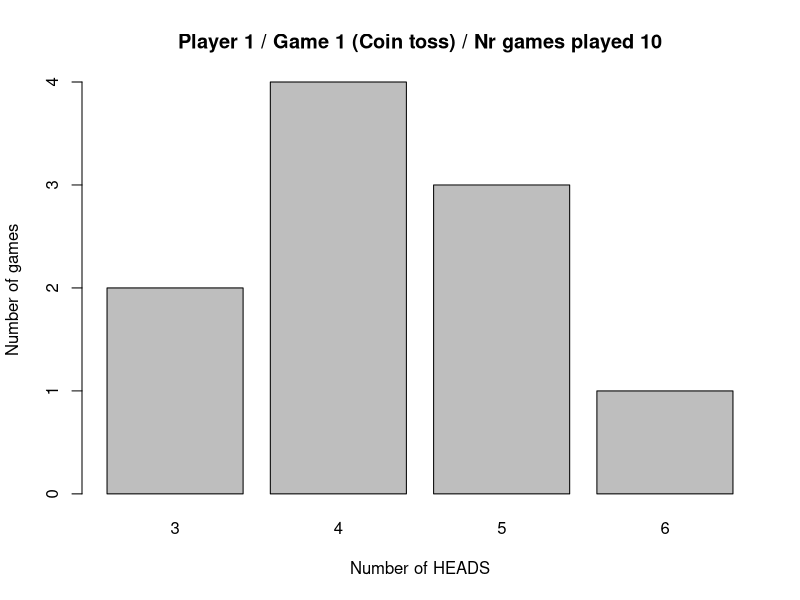
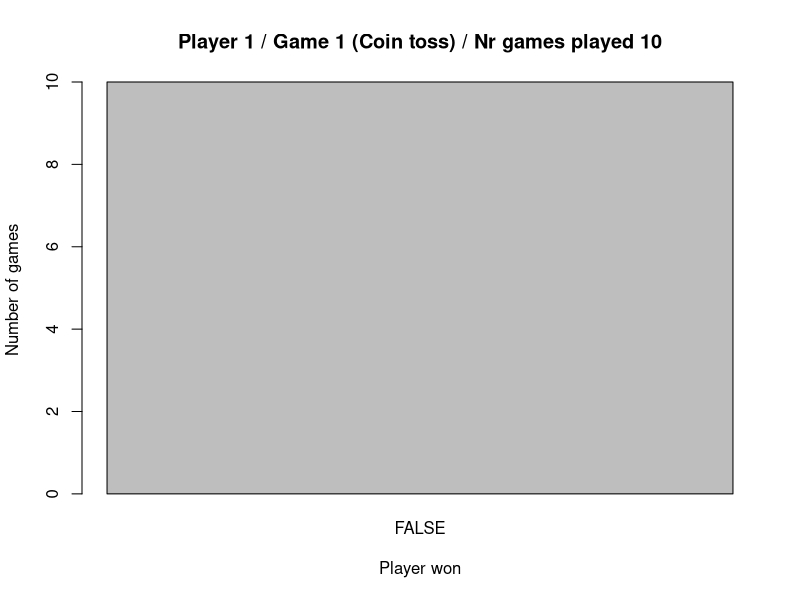
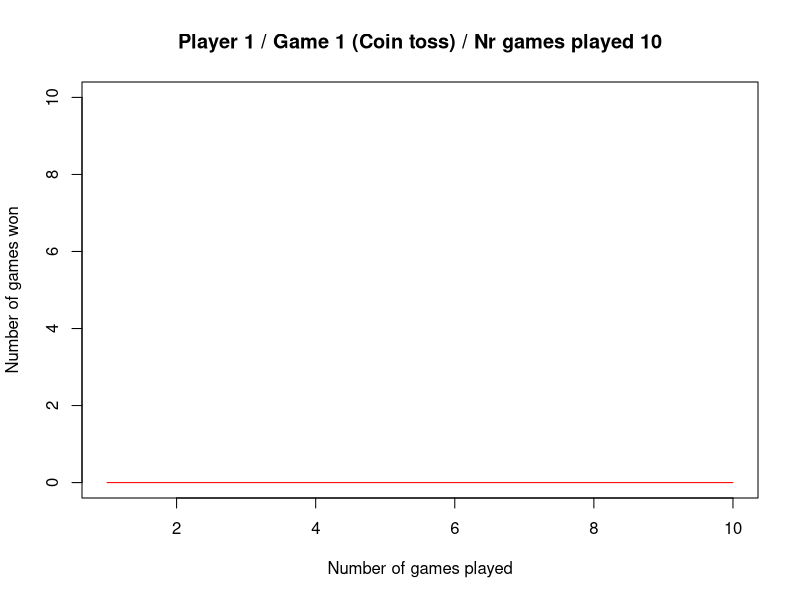
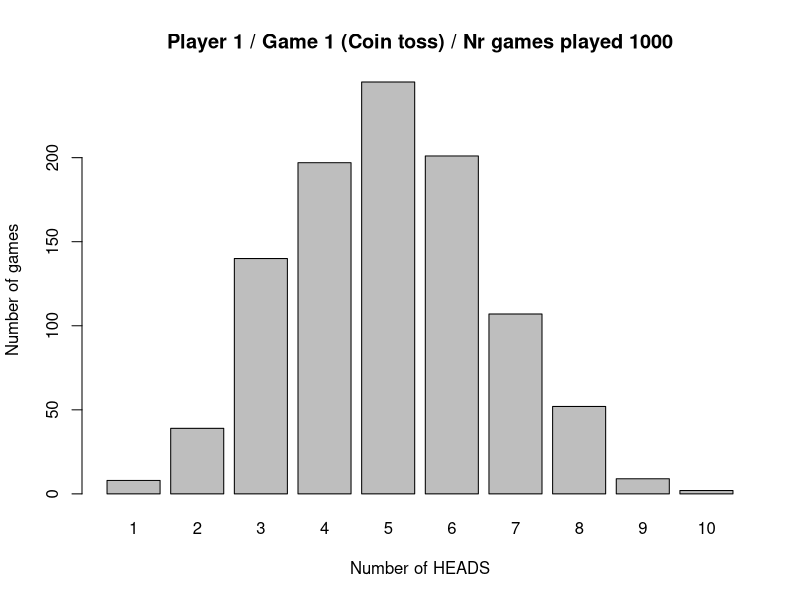
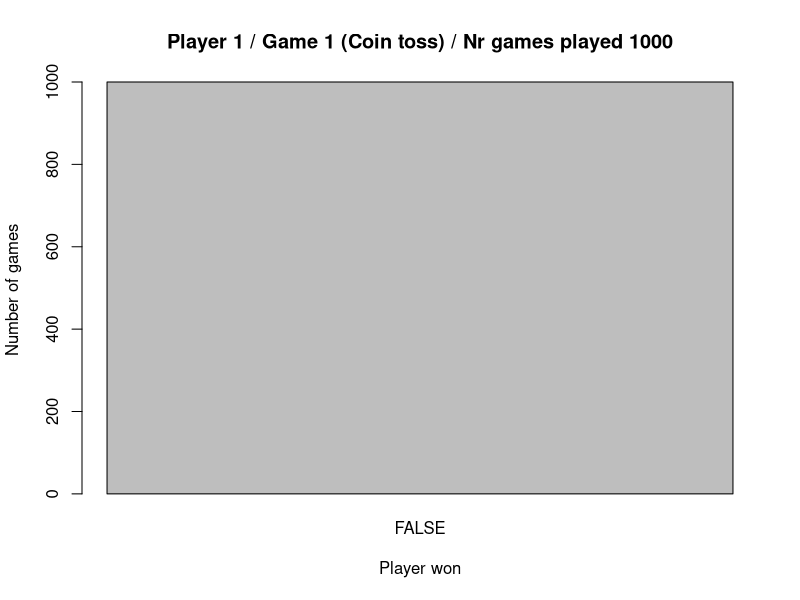
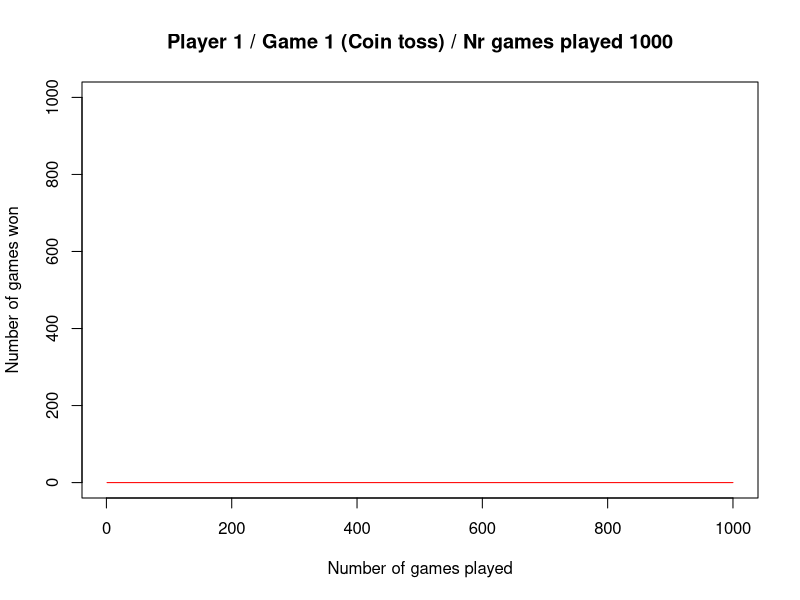
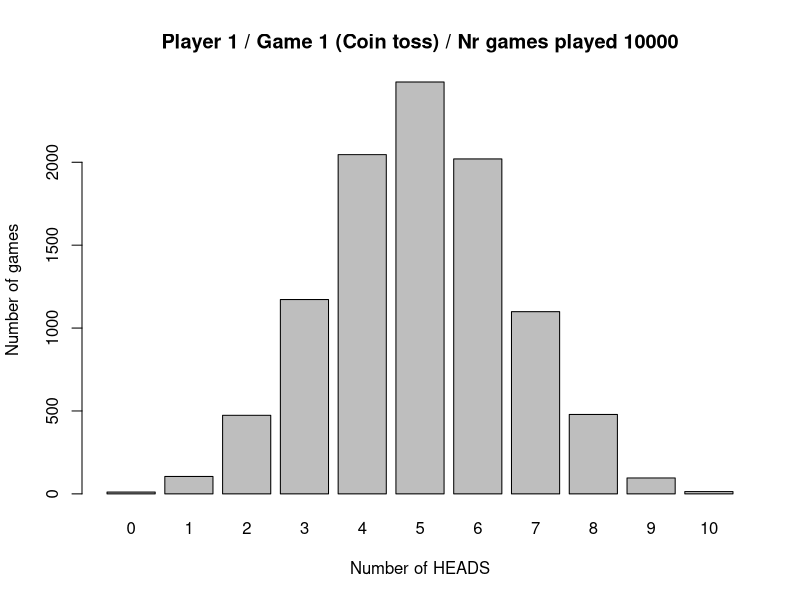
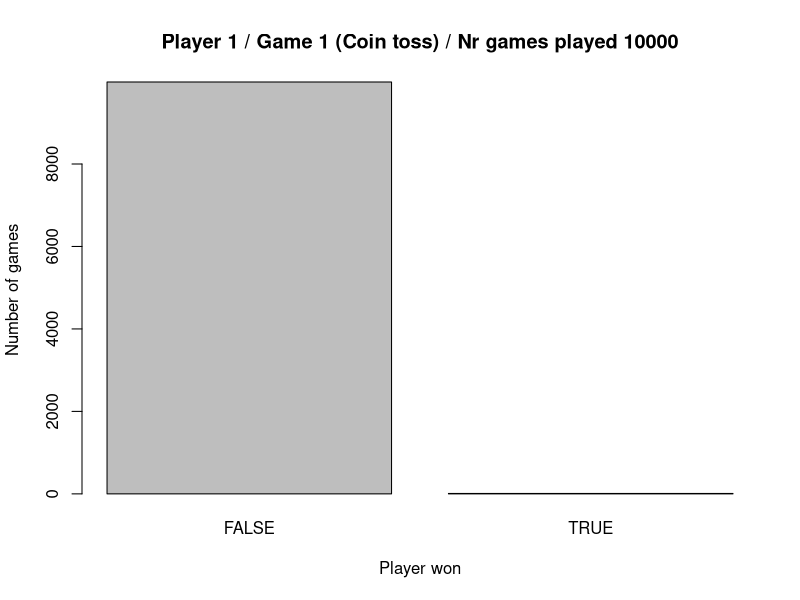

Generate these figures, in order, with R:
# Virtual Monte Carlo Simulation

# author: Marko Intihar

rm(list = ls())
graphics.off()


# 1) The basic construct

# 1.1) Game: Toss 1 coin multiple times

# Toss a coin
coin_toss <- function(nr_tosses = 5){
  tosses <- sample(x = c(0,1),      # outcomes: 0 - tails  1 - heads
                   size = nr_tosses, 
                   replace = T) 
  return(tosses)
}

# Generate games of tossing a coin
game_coin_toss <- function(nr_coin_tosses = 5, nr_games_played, prediction){
  games <- replicate(n = nr_games_played, # generate multiple games
                     expr = coin_toss(nr_tosses = nr_coin_tosses))
  games <- t(games)  # transpose matrix row - game | column - toss inside one game
  heads_landed <- rowSums(games) # calculate number of times coin head landed during each game
  game_results <- data.frame(game_id = 1:nr_games_played, # data frame of game results
                             nr_HEADS = heads_landed,
                             prediction = prediction)
  game_results$player_won <- game_results$nr_HEADS == game_results$prediction
  return(game_results)
}


# 1.2) Game: Throw dice single time
dice_throw <- function(nr_throws = 1){
  throw <- sample(x = c(1,2,3,4,5,6), # outcomes: 1,2,3,4,5,6
                  size = nr_throws, 
                  replace = T)
  return(throw)
}

# Generate games of throwing one dice
game_dice_throw <- function(nr_throws = 1, nr_games_played, prediction){
  games <- replicate(n = nr_games_played, # generate multiple games
                     expr = dice_throw(nr_throws = nr_throws))
  game_results <- data.frame(game_id = 1:nr_games_played, # data frame of game results
                             number_landed = games,
                             prediction = prediction)
  game_results$player_won <- game_results$number_landed == game_results$prediction
  return(game_results)
}


# 1.3) Game: Throw two dices one time
two_dice_throw <- function(nr_throws = 1){
  throws <- dice_throw(2) # simulate each dice throw
  sum_of_numbers <- sum(throws) # calculate sum of numbers landed on both dices 
  return(sum_of_numbers)
}

# Generate games of throwing two dices
game_two_dice_throw <- function(nr_throws = 1, nr_games_played, prediction){
  games <- replicate(n = nr_games_played, # generate multiple games
                     expr = two_dice_throw(nr_throws = nr_throws))
  game_results <- data.frame(game_id = 1:nr_games_played, # data frame of game results
                             sum_numbers = games,
                             prediction = prediction)
  game_results$player_won <- game_results$sum_numbers == game_results$prediction
  return(game_results)
}


# 1.4) Roulette

# Create table for roulette results (conversion table)
table_roulette_numbers <- data.frame(number = 0:36,
                                     color = c("green",
                                               "red", "black", "red", "black", "red", "black", "red", "black",
                                               "red", "black", "black", "red", "black", "red", "black", "red",
                                               "black", "red", "red", "black", "red", "black", "red", "black",
                                               "red", "black", "red", "black", "black", "red", "black", "red",
                                               "black", "red", "black","red"),
                                     even_odd = c("/", rep(c("O", "E"), 18)),
                                     third = c("/", rep("1st",12), rep("2nd", 12), rep("3rd", 12)),
                                     low_high = c("/", rep("low", 18), rep("high", 18)))

# Convert factors to characters
table_roulette_numbers$color <- as.character(table_roulette_numbers$color)
table_roulette_numbers$even_odd <- as.character(table_roulette_numbers$even_odd)
table_roulette_numbers$third <- as.character(table_roulette_numbers$third)
table_roulette_numbers$low_high <- as.character(table_roulette_numbers$low_high)


# Game: spin metal ball inside roulette game
roulette <- function(table = table_roulette_numbers){
  number_spin <- sample(x = 0:36, size = 1, replace = T) # spinned number in roulette
  result <- table[number_spin + 1,] # result of the roulette game - all strategies of the game
  return(result)
}

# Generate games of playing roulette
game_roulette <- function(nr_games_played, prediction_strategy, prediction){
  
  # create an empty data frame
  game_results <- data.frame(game_id = 1:nr_games_played, # data frame of game results
                             prediction_strategy = prediction_strategy,
                             prediction = prediction,
                             number = rep(NA, nr_games_played),
                             color = rep(NA, nr_games_played),
                             even_odd = rep(NA, nr_games_played),
                             third = rep(NA, nr_games_played),
                             low_high = rep(NA, nr_games_played))
  
  # generate games using for loop
  for(i in 1:nr_games_played){
    game_results[i,c("number", "color", "even_odd", "third", "low_high")] <- roulette() # save game result to data frame
  }
  
  # calculate predictionion result
  game_results$player_won <- game_results[, prediction_strategy] == game_results$prediction
  return(game_results)
}


# 2) The simulation procedure & visualization results

set.seed(123) # set seed - so you will have repeatable results

# 2.1) Game simulation

# Player 1
player_1_game_1_10_runs   <- game_coin_toss(nr_coin_tosses = 10, nr_games_played = 10, prediction = 0)
player_1_game_1_1k_runs   <- game_coin_toss(nr_coin_tosses = 10, nr_games_played = 1000, prediction = 0)
player_1_game_1_10k_runs  <- game_coin_toss(nr_coin_tosses = 10, nr_games_played = 10000, prediction = 0)

player_1_game_2_10_runs   <- game_dice_throw(nr_throws = 1, nr_games_played = 10, prediction = 2)
player_1_game_2_1k_runs   <- game_dice_throw(nr_throws = 1, nr_games_played = 1000, prediction = 2)
player_1_game_2_10k_runs  <- game_dice_throw(nr_throws = 1, nr_games_played = 10000, prediction = 2)

player_1_game_3_10_runs   <- game_two_dice_throw(nr_throws = 1, nr_games_played = 10, prediction = 4)
player_1_game_3_1k_runs   <- game_two_dice_throw(nr_throws = 1, nr_games_played = 1000, prediction = 4)
player_1_game_3_10k_runs  <- game_two_dice_throw(nr_throws = 1, nr_games_played = 10000, prediction = 4)

player_1_game_4_10_runs   <- game_roulette(nr_games_played = 10, prediction_strategy = "number", prediction = 0)
player_1_game_4_1k_runs   <- game_roulette(nr_games_played = 1000, prediction_strategy = "number", prediction = 0) 
player_1_game_4_10k_runs  <- game_roulette(nr_games_played = 10000, prediction_strategy = "number", prediction = 0) 


# Player 2
player_2_game_1_10_runs   <- game_coin_toss(nr_coin_tosses = 10, nr_games_played = 10, prediction = 2)
player_2_game_1_1k_runs   <- game_coin_toss(nr_coin_tosses = 10, nr_games_played = 1000, prediction = 2)
player_2_game_1_10k_runs  <- game_coin_toss(nr_coin_tosses = 10, nr_games_played = 10000, prediction = 2)

player_2_game_2_10_runs   <- game_dice_throw(nr_throws = 1, nr_games_played = 10, prediction = 1)
player_2_game_2_1k_runs   <- game_dice_throw(nr_throws = 1, nr_games_played = 1000, prediction = 1)
player_2_game_2_10k_runs  <- game_dice_throw(nr_throws = 1, nr_games_played = 10000, prediction = 1)

player_2_game_3_10_runs   <- game_two_dice_throw(nr_throws = 1, nr_games_played = 10, prediction = 7)
player_2_game_3_1k_runs   <- game_two_dice_throw(nr_throws = 1, nr_games_played = 1000, prediction = 7)
player_2_game_3_10k_runs  <- game_two_dice_throw(nr_throws = 1, nr_games_played = 10000, prediction = 7)

player_2_game_4_10_runs   <- game_roulette(nr_games_played = 10, prediction_strategy = "color", prediction = "red")
player_2_game_4_1k_runs   <- game_roulette(nr_games_played = 1000, prediction_strategy = "color", prediction = "red") 
player_2_game_4_10k_runs  <- game_roulette(nr_games_played = 10000, prediction_strategy = "color", prediction = "red") 


# Player 3
player_3_game_1_10_runs   <- game_coin_toss(nr_coin_tosses = 10, nr_games_played = 10, prediction = 5)
player_3_game_1_1k_runs   <- game_coin_toss(nr_coin_tosses = 10, nr_games_played = 1000, prediction = 5)
player_3_game_1_10k_runs  <- game_coin_toss(nr_coin_tosses = 10, nr_games_played = 10000, prediction = 5)

player_3_game_2_10_runs   <- game_dice_throw(nr_throws = 1, nr_games_played = 10, prediction = 4)
player_3_game_2_1k_runs   <- game_dice_throw(nr_throws = 1, nr_games_played = 1000, prediction = 4)
player_3_game_2_10k_runs  <- game_dice_throw(nr_throws = 1, nr_games_played = 10000, prediction = 4)

player_3_game_3_10_runs   <- game_two_dice_throw(nr_throws = 1, nr_games_played = 10, prediction = 9)
player_3_game_3_1k_runs   <- game_two_dice_throw(nr_throws = 1, nr_games_played = 1000, prediction = 9)
player_3_game_3_10k_runs  <- game_two_dice_throw(nr_throws = 1, nr_games_played = 10000, prediction = 9)

player_3_game_4_10_runs   <- game_roulette(nr_games_played = 10, prediction_strategy = "even_odd", prediction = "E")
player_3_game_4_1k_runs   <- game_roulette(nr_games_played = 1000, prediction_strategy = "even_odd", prediction = "E") 
player_3_game_4_10k_runs  <- game_roulette(nr_games_played = 10000, prediction_strategy = "even_odd", prediction = "E") 


# Player 4
player_4_game_1_10_runs   <- game_coin_toss(nr_coin_tosses = 10, nr_games_played = 10, prediction = 7)
player_4_game_1_1k_runs   <- game_coin_toss(nr_coin_tosses = 10, nr_games_played = 1000, prediction = 7)
player_4_game_1_10k_runs  <- game_coin_toss(nr_coin_tosses = 10, nr_games_played = 10000, prediction = 7)

player_4_game_2_10_runs   <- game_dice_throw(nr_throws = 1, nr_games_played = 10, prediction = 6)
player_4_game_2_1k_runs   <- game_dice_throw(nr_throws = 1, nr_games_played = 1000, prediction = 6)
player_4_game_2_10k_runs  <- game_dice_throw(nr_throws = 1, nr_games_played = 10000, prediction = 6)

player_4_game_3_10_runs   <- game_two_dice_throw(nr_throws = 1, nr_games_played = 10, prediction = 10)
player_4_game_3_1k_runs   <- game_two_dice_throw(nr_throws = 1, nr_games_played = 1000, prediction = 10)
player_4_game_3_10k_runs  <- game_two_dice_throw(nr_throws = 1, nr_games_played = 10000, prediction = 10)

player_4_game_4_10_runs   <- game_roulette(nr_games_played = 10, prediction_strategy = "third", prediction = "3rd")
player_4_game_4_1k_runs   <- game_roulette(nr_games_played = 1000, prediction_strategy = "third", prediction = "3rd") 
player_4_game_4_10k_runs  <- game_roulette(nr_games_played = 10000, prediction_strategy = "third", prediction = "3rd") 


# Player 5
player_5_game_1_10_runs   <- game_coin_toss(nr_coin_tosses = 10, nr_games_played = 10, prediction = 9)
player_5_game_1_1k_runs   <- game_coin_toss(nr_coin_tosses = 10, nr_games_played = 1000, prediction = 9)
player_5_game_1_10k_runs  <- game_coin_toss(nr_coin_tosses = 10, nr_games_played = 10000, prediction = 9)

player_5_game_2_10_runs   <- game_dice_throw(nr_throws = 1, nr_games_played = 10, prediction = 3)
player_5_game_2_1k_runs   <- game_dice_throw(nr_throws = 1, nr_games_played = 1000, prediction = 3)
player_5_game_2_10k_runs  <- game_dice_throw(nr_throws = 1, nr_games_played = 10000, prediction = 3)

player_5_game_3_10_runs   <- game_two_dice_throw(nr_throws = 1, nr_games_played = 10, prediction = 12)
player_5_game_3_1k_runs   <- game_two_dice_throw(nr_throws = 1, nr_games_played = 1000, prediction = 12)
player_5_game_3_10k_runs  <- game_two_dice_throw(nr_throws = 1, nr_games_played = 10000, prediction = 12)

player_5_game_4_10_runs   <- game_roulette(nr_games_played = 10, prediction_strategy = "low_high", prediction = "high")
player_5_game_4_1k_runs   <- game_roulette(nr_games_played = 1000, prediction_strategy = "low_high", prediction = "high") 
player_5_game_4_10k_runs  <- game_roulette(nr_games_played = 10000, prediction_strategy = "low_high", prediction = "high") 


# Visualization of results

# Function for creating plots
visualize_results <- function(game_result, player, game_name, outcome_var, outcome_name){
  
  barplot(table(game_result[,outcome_var]),
          main = paste("Player ", player, " / ", game_name, " / Nr games played ", nrow(game_result), sep = ""),
          xlab = outcome_name,
          ylab = "Number of games")
  
  barplot(table(game_result$player_won),
          main = paste("Player ", player, " / ", game_name, " / Nr games played ", nrow(game_result), sep = ""),
          xlab = "Player won",
          ylab = "Number of games")
  
  plot(x = game_result$game_id,
       y = cumsum(game_result$player_won),
       type ="l",
       col = "red",
       main = paste("Player ", player, " / ", game_name, " / Nr games played ", nrow(game_result), sep = ""),
       xlab = "Number of games played",
       ylab = "Number of games won", 
       ylim = c(0, max(game_result$game_id)))
}


# Player 1
visualize_results(game_result = player_1_game_1_10_runs,  player = 1, game_name = "Game 1 (Coin toss)", outcome_var = "nr_HEADS", outcome_name = "Number of HEADS")
visualize_results(game_result = player_1_game_1_1k_runs,  player = 1, game_name = "Game 1 (Coin toss)", outcome_var = "nr_HEADS", outcome_name = "Number of HEADS")
visualize_results(game_result = player_1_game_1_10k_runs, player = 1, game_name = "Game 1 (Coin toss)", outcome_var = "nr_HEADS", outcome_name = "Number of HEADS")

visualize_results(game_result = player_1_game_2_10_runs,  player = 1, game_name = "Game 2 (Dice throw)", outcome_var = "number_landed", outcome_name = "Number landed")
visualize_results(game_result = player_1_game_2_1k_runs,  player = 1, game_name = "Game 2 (Dice throw)", outcome_var = "number_landed", outcome_name = "Number landed")
visualize_results(game_result = player_1_game_2_10k_runs, player = 1, game_name = "Game 2 (Dice throw)", outcome_var = "number_landed", outcome_name = "Number landed")

visualize_results(game_result = player_1_game_3_10_runs,  player = 1, game_name = "Game 3 (Two dice throw)", outcome_var = "sum_numbers", outcome_name = "Total numbers landed")
visualize_results(game_result = player_1_game_3_1k_runs,  player = 1, game_name = "Game 3 (Two dice throw)", outcome_var = "sum_numbers", outcome_name = "Total numbers landed")
visualize_results(game_result = player_1_game_3_10k_runs, player = 1, game_name = "Game 3 (Two dice throw)", outcome_var = "sum_numbers", outcome_name = "Total numbers landed")

visualize_results(game_result = player_1_game_4_10_runs,  player = 1, game_name = "Game 4 (Roulette)", outcome_var = "number", outcome_name = "Number landed")
visualize_results(game_result = player_1_game_4_1k_runs,  player = 1, game_name = "Game 4 (Roulette)", outcome_var = "number", outcome_name = "Number landed")
visualize_results(game_result = player_1_game_4_10k_runs, player = 1, game_name = "Game 4 (Roulette)", outcome_var = "number", outcome_name = "Number landed")


# Player 2
visualize_results(game_result = player_2_game_1_10_runs,  player = 2, game_name = "Game 1 (Coin toss)", outcome_var = "nr_HEADS", outcome_name = "Number of HEADS")
visualize_results(game_result = player_2_game_1_1k_runs,  player = 2, game_name = "Game 1 (Coin toss)", outcome_var = "nr_HEADS", outcome_name = "Number of HEADS")
visualize_results(game_result = player_2_game_1_10k_runs, player = 2, game_name = "Game 1 (Coin toss)", outcome_var = "nr_HEADS", outcome_name = "Number of HEADS")

visualize_results(game_result = player_2_game_2_10_runs,  player = 2, game_name = "Game 2 (Dice throw)", outcome_var = "number_landed", outcome_name = "Number landed")
visualize_results(game_result = player_2_game_2_1k_runs,  player = 2, game_name = "Game 2 (Dice throw)", outcome_var = "number_landed", outcome_name = "Number landed")
visualize_results(game_result = player_2_game_2_10k_runs, player = 2, game_name = "Game 2 (Dice throw)", outcome_var = "number_landed", outcome_name = "Number landed")

visualize_results(game_result = player_2_game_3_10_runs,  player = 2, game_name = "Game 3 (Two dice throw)", outcome_var = "sum_numbers", outcome_name = "Total numbers landed")
visualize_results(game_result = player_2_game_3_1k_runs,  player = 2, game_name = "Game 3 (Two dice throw)", outcome_var = "sum_numbers", outcome_name = "Total numbers landed")
visualize_results(game_result = player_2_game_3_10k_runs, player = 2, game_name = "Game 3 (Two dice throw)", outcome_var = "sum_numbers", outcome_name = "Total numbers landed")

visualize_results(game_result = player_2_game_4_10_runs,  player = 2, game_name = "Game 4 (Roulette)", outcome_var = "color", outcome_name = "Color landed")
visualize_results(game_result = player_2_game_4_1k_runs,  player = 2, game_name = "Game 4 (Roulette)", outcome_var = "color", outcome_name = "Color landed")
visualize_results(game_result = player_2_game_4_10k_runs, player = 2, game_name = "Game 4 (Roulette)", outcome_var = "color", outcome_name = "Color landed")


# Player 3
visualize_results(game_result = player_3_game_1_10_runs,  player = 3, game_name = "Game 1 (Coin toss)", outcome_var = "nr_HEADS", outcome_name = "Number of HEADS")
visualize_results(game_result = player_3_game_1_1k_runs,  player = 3, game_name = "Game 1 (Coin toss)", outcome_var = "nr_HEADS", outcome_name = "Number of HEADS")
visualize_results(game_result = player_3_game_1_10k_runs, player = 3, game_name = "Game 1 (Coin toss)", outcome_var = "nr_HEADS", outcome_name = "Number of HEADS")

visualize_results(game_result = player_3_game_2_10_runs,  player = 3, game_name = "Game 2 (Dice throw)", outcome_var = "number_landed", outcome_name = "Number landed")
visualize_results(game_result = player_3_game_2_1k_runs,  player = 3, game_name = "Game 2 (Dice throw)", outcome_var = "number_landed", outcome_name = "Number landed")
visualize_results(game_result = player_3_game_2_10k_runs, player = 3, game_name = "Game 2 (Dice throw)", outcome_var = "number_landed", outcome_name = "Number landed")

visualize_results(game_result = player_3_game_3_10_runs,  player = 3, game_name = "Game 3 (Two dice throw)", outcome_var = "sum_numbers", outcome_name = "Total numbers landed")
visualize_results(game_result = player_3_game_3_1k_runs,  player = 3, game_name = "Game 3 (Two dice throw)", outcome_var = "sum_numbers", outcome_name = "Total numbers landed")
visualize_results(game_result = player_3_game_3_10k_runs, player = 3, game_name = "Game 3 (Two dice throw)", outcome_var = "sum_numbers", outcome_name = "Total numbers landed")

visualize_results(game_result = player_3_game_4_10_runs,  player = 3, game_name = "Game 4 (Roulette)", outcome_var = "even_odd", outcome_name = "Even / Odd number landed")
visualize_results(game_result = player_3_game_4_1k_runs,  player = 3, game_name = "Game 4 (Roulette)", outcome_var = "even_odd", outcome_name = "Even / Odd number landed")
visualize_results(game_result = player_3_game_4_10k_runs, player = 3, game_name = "Game 4 (Roulette)", outcome_var = "even_odd", outcome_name = "Even / Odd number landed")


# Player 4
visualize_results(game_result = player_4_game_1_10_runs,  player = 4, game_name = "Game 1 (Coin toss)", outcome_var = "nr_HEADS", outcome_name = "Number of HEADS")
visualize_results(game_result = player_4_game_1_1k_runs,  player = 4, game_name = "Game 1 (Coin toss)", outcome_var = "nr_HEADS", outcome_name = "Number of HEADS")
visualize_results(game_result = player_4_game_1_10k_runs, player = 4, game_name = "Game 1 (Coin toss)", outcome_var = "nr_HEADS", outcome_name = "Number of HEADS")

visualize_results(game_result = player_4_game_2_10_runs,  player = 4, game_name = "Game 2 (Dice throw)", outcome_var = "number_landed", outcome_name = "Number landed")
visualize_results(game_result = player_4_game_2_1k_runs,  player = 4, game_name = "Game 2 (Dice throw)", outcome_var = "number_landed", outcome_name = "Number landed")
visualize_results(game_result = player_4_game_2_10k_runs, player = 4, game_name = "Game 2 (Dice throw)", outcome_var = "number_landed", outcome_name = "Number landed")

visualize_results(game_result = player_4_game_3_10_runs,  player = 4, game_name = "Game 3 (Two dice throw)", outcome_var = "sum_numbers", outcome_name = "Total numbers landed")
visualize_results(game_result = player_4_game_3_1k_runs,  player = 4, game_name = "Game 3 (Two dice throw)", outcome_var = "sum_numbers", outcome_name = "Total numbers landed")
visualize_results(game_result = player_4_game_3_10k_runs, player = 4, game_name = "Game 3 (Two dice throw)", outcome_var = "sum_numbers", outcome_name = "Total numbers landed")

visualize_results(game_result = player_4_game_4_10_runs,  player = 4, game_name = "Game 4 (Roulette)", outcome_var = "third", outcome_name = "Number which third landed")
visualize_results(game_result = player_4_game_4_1k_runs,  player = 4, game_name = "Game 4 (Roulette)", outcome_var = "third", outcome_name = "Number which third landed")
visualize_results(game_result = player_4_game_4_10k_runs, player = 4, game_name = "Game 4 (Roulette)", outcome_var = "third", outcome_name = "Number which third landed")


# Player 5
visualize_results(game_result = player_5_game_1_10_runs,  player = 5, game_name = "Game 1 (Coin toss)", outcome_var = "nr_HEADS", outcome_name = "Number of HEADS")
visualize_results(game_result = player_5_game_1_1k_runs,  player = 5, game_name = "Game 1 (Coin toss)", outcome_var = "nr_HEADS", outcome_name = "Number of HEADS")
visualize_results(game_result = player_5_game_1_10k_runs, player = 5, game_name = "Game 1 (Coin toss)", outcome_var = "nr_HEADS", outcome_name = "Number of HEADS")

visualize_results(game_result = player_5_game_2_10_runs,  player = 5, game_name = "Game 2 (Dice throw)", outcome_var = "number_landed", outcome_name = "Number landed")
visualize_results(game_result = player_5_game_2_1k_runs,  player = 5, game_name = "Game 2 (Dice throw)", outcome_var = "number_landed", outcome_name = "Number landed")
visualize_results(game_result = player_5_game_2_10k_runs, player = 5, game_name = "Game 2 (Dice throw)", outcome_var = "number_landed", outcome_name = "Number landed")

visualize_results(game_result = player_5_game_3_10_runs,  player = 5, game_name = "Game 3 (Two dice throw)", outcome_var = "sum_numbers", outcome_name = "Total numbers landed")
visualize_results(game_result = player_5_game_3_1k_runs,  player = 5, game_name = "Game 3 (Two dice throw)", outcome_var = "sum_numbers", outcome_name = "Total numbers landed")
visualize_results(game_result = player_5_game_3_10k_runs, player = 5, game_name = "Game 3 (Two dice throw)", outcome_var = "sum_numbers", outcome_name = "Total numbers landed")

visualize_results(game_result = player_5_game_4_10_runs,  player = 5, game_name = "Game 4 (Roulette)", outcome_var = "low_high", outcome_name = "Low / High number landed")
visualize_results(game_result = player_5_game_4_1k_runs,  player = 5, game_name = "Game 4 (Roulette)", outcome_var = "low_high", outcome_name = "Low / High number landed")
visualize_results(game_result = player_5_game_4_10k_runs, player = 5, game_name = "Game 4 (Roulette)", outcome_var = "low_high", outcome_name = "Low / High number landed")
